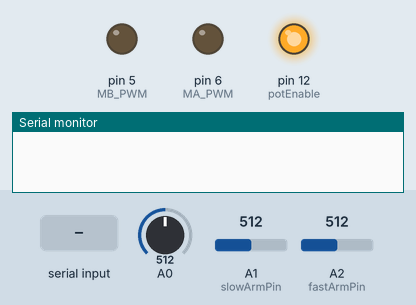
Simulated run of this sketch. Board: Arduino Uno, built with avr-gcc and run on an emulated ATmega328P. On the bench: output pins drawn as LEDs (lit = HIGH), the last lines printed to the serial monitor. The inputs (shaded band) are chosen by the test bench; at power-on: A0 = 512, A1 (slowArmPin) = 512, A2 (fastArmPin) = 512.

Above: at 1.2 s.
1.3 s: "1" received over Serial
At 1.4 s:
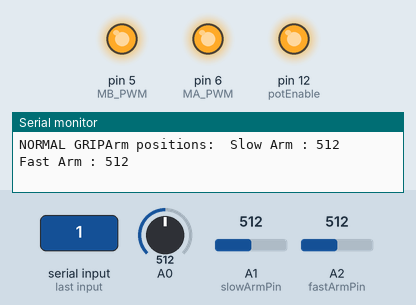
3.0 s: byte 55 (openGripper) received over Serial
At 3.4 s:
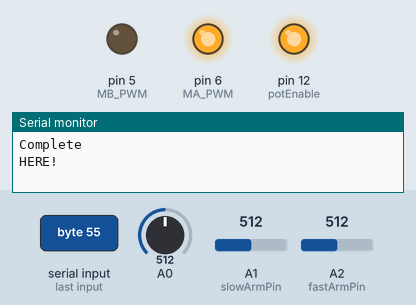
5.0 s: byte 57 (fastArmOnlyGrip) received over Serial
At 6.3 s:
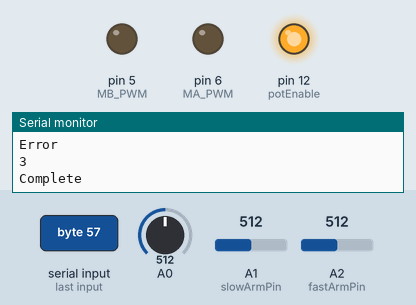
6.6 s: byte 51 (hardGrip) received over Serial
At 6.7 s:
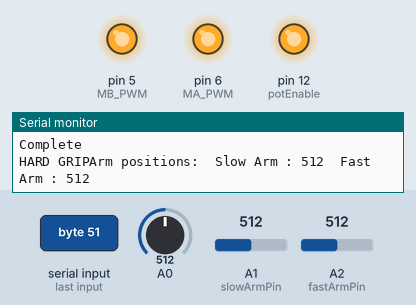
8.1 s: byte 52 (openMM) received over Serial
At 8.8 s:
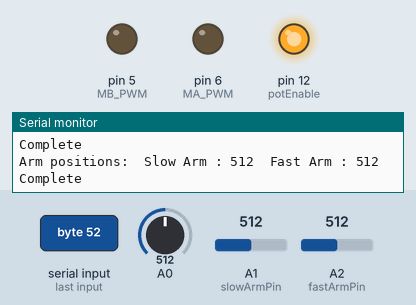
9.8 s: "0" received over Serial
At 10.2 s:
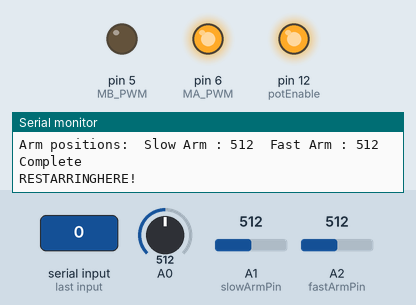
Timing chart, 0 to 12.3 s (numbered marks = the images above; inputs shaded):
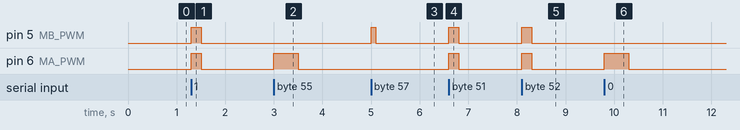

Measured:
- after the input at 1.3 s, pin 5 (MB_PWM), pin 6 (MA_PWM): LOW → HIGH at once, → LOW 0.20 s later
- after the input at 3.0 s, pin 6 (MA_PWM): LOW → HIGH at once, → LOW 0.50 s later
- after the input at 5.0 s, pin 5 (MB_PWM): LOW → HIGH at once, → LOW 0.10 s later
- after the input at 6.6 s, pin 5 (MB_PWM), pin 6 (MA_PWM): LOW → HIGH at once, → LOW 0.20 s later
- after the input at 8.1 s, pin 5 (MB_PWM), pin 6 (MA_PWM): LOW → HIGH at once, → LOW 0.20 s later
- after the input at 9.8 s, pin 6 (MA_PWM): LOW → HIGH at once, → LOW 0.50 s later

The sketch:

Gripper_2_handler.ino
```cpp
#define MA_1 10
#define MA_2 9
#define MA_PWM 6
#define MB_1 8
#define MB_2 7
#define MB_PWM 5

#define OPEN 0
#define CLOSE 1
#define STOP 2

#define fastArm false
#define slowArm true

#define potEnable 12
#define slowArmPin A1
#define fastArmPin A2

#define fastArmLimit 180
#define slowArmLimit 880
#define closingLimit 165 //165

#define potTolerance 13

bool fastArmStatus = false;
bool slowArmStatus = false;

#define ARMS_TOGETHER 3

/*
------------- Gripper manipulation cases --------------
*/

#define restart '0'
#define normalGrip '1'
#define mediumGrip '2'
#define hardGrip '3'
#define openMM '4'
#define closeMM '5'
#define gripInCentre '6'
#define openGripper '7'
#define lightGrip '8'
#define fastArmOnlyGrip '9'


bool debug = false;

void setup() {
  // put your setup code here, to run once:
  Serial.begin(115200);

  // Set pinmodes
  pinMode(potEnable, OUTPUT);

  //enable readout from potentiometer
  digitalWrite(potEnable, HIGH);

  // if debug mode or not
  debug = false;
}

void loop() {
  // begin main loop
  while(true) {
    //printArmPos();

    char readIn = Serial.read();

    if(readIn == restart) {
      Serial.print("RESTARRING");
      initArms();
    }
    else if(readIn == normalGrip) {
      Serial.print("NORMAL GRIP");
      gripObjects(2, 70);
    }
    else if(readIn == mediumGrip) {
      Serial.print("MEDIUM GRIP");
      gripObjects(2, 97);
    }
    else if(readIn == hardGrip) {
      Serial.print("HARD GRIP");
      gripObjects(2, 120);
    }
    else if(readIn == openMM) {

      gripObjects(2, 85);
    }
    else if(readIn == closeMM) {

    }
    else if(readIn == gripInCentre) {

    }
    else if(readIn == openGripper) {
      both_arms_to_base();
    }
    else if(readIn == lightGrip) {

    }
    else if(readIn == fastArmOnlyGrip) {
      gripObjects(0, 0);
    }

  }

}

void gripObjects(int mode, int currentThreshold) {
  long timer;
  switch(mode) {
    case 0:
      if(debug) { Serial.print("Gripping Objects, Fast Arm: "); Serial.println(mode); }

      moveArm(fastArm, CLOSE, 100);
      delay(100);
      timer = millis();
      while((readCurrent() > 20 || readCurrent() < 5) && errorCheck() == 0 && millis() - timer < 100) {}

      while(true) {
        if(readCurrent() > 55) {
          // Current detected
          Serial.println("Complete");
          break;
        }

        if(errorCheck() != 0) {
          Serial.println("Error Detected");
          break;
        }
      }

      moveArm(fastArm, STOP, 0);

      break;
    case 1:

      break;
    case 2:
      if(debug) { Serial.print("Gripping Objects, Both Arms: "); Serial.println(mode);}

      moveArm(fastArm, CLOSE, 100);
      moveArm(slowArm, CLOSE, 100);
      delay(200);
      timer = millis();
      while((readCurrent() > 50 || readCurrent() < 5) && errorCheck() == 0 && millis() - timer < 250) {}

      while(true) {

        if(debug) { Serial.println(readCurrent()); }
        printArmPos();

        if(readCurrent() > currentThreshold) {
          Serial.println("Complete");
          break;
        }

        if(errorCheck() != 0) {
          Serial.println("Error");
          Serial.println(errorCheck());
          break;
        }
      }

      moveArm(fastArm, STOP, 0);
      moveArm(slowArm, STOP, 0);
      break;
    case 3:
    // move to certain position

      break;

    default:
      Serial.println("No gripping style specifified");
      break;
  }

}

void initArms() {
  if(debug) { Serial.println("Initiating Arms"); }

  both_arms_to_base();


// UNNEEDED MOVEMENTS
/*
  if(errorCheck() == 0) {
      Serial.println("Assuming both arms at base!");
      moveArm(slowArm, CLOSE, 100);
      moveArm(fastArm, CLOSE, 100);
      delay(500);

      moveArm(slowArm, OPEN, 100);
      moveArm(fastArm, OPEN, 100);

      while(fastArmStatus == true || slowArmStatus == true) {
        if(armPos_raw(fastArm) < fastArmLimit) {
          moveArm(fastArm, STOP, 0);
        }

        if(armPos_raw(slowArm) > slowArmLimit) {
          moveArm(slowArm, STOP, 0);
        }
      }
  }
  */

  if(debug) {
    Serial.print("Error Code:  "); Serial.println(errorCheck());
    Serial.print("Fast arm:  "); Serial.println(armPos_raw(fastArm));
    Serial.print("Slow arm:  "); Serial.println(armPos_raw(slowArm));
    Serial.println("Initiation Complete\n\n");
  }
}

float readCurrent() {
  return analogRead(A0);
}

int currpos(bool whichArm) {
  return (int)armPos_raw(whichArm) * (100/1024);
}

void arm_to_base(bool whichArm) {

  moveArm(whichArm, OPEN, 100);

  if(whichArm == fastArm) {
    while(armPos_raw(whichArm) > fastArmLimit + potTolerance) {}
  }
  else {
    while(armPos_raw(whichArm) < slowArmLimit - potTolerance) {}
  }
  moveArm(whichArm, STOP, 0);
}

void both_arms_to_base() {

  if(errorCheck_Harsh() == ARMS_TOGETHER) {

    bool whichArm;
    if(abs(armPos_raw(slowArm) - slowArmLimit) > abs(armPos_raw(fastArm) - fastArmLimit)) {
      whichArm = slowArm;
    }
    else {
      whichArm = fastArm;
    }

    moveArm(whichArm, OPEN, 100);
    Serial.println("HERE!");
    delay(500);
  }

  moveArm(slowArm, OPEN, 100);
  moveArm(fastArm, OPEN, 100);

  while(fastArmStatus == true || slowArmStatus == true) {

    if(armPos_raw(fastArm) < fastArmLimit + potTolerance) {
      moveArm(fastArm, STOP, 0);
    }

    if(armPos_raw(slowArm) > slowArmLimit - potTolerance) {
      moveArm(slowArm, STOP, 0);
    }

    if(errorCheck() != 0) {
      moveArm(fastArm, STOP, 0);
      moveArm(slowArm, STOP, 0);

      if(debug) {
        Serial.print("ERROR OCCURED CHECK SYSTEM!!    Error: ");
        Serial.println(errorCheck());
      }
      else {
        Serial.println("Error");
        Serial.println(errorCheck());
      }
    }
  }

  if(errorCheck() == 0) {
    Serial.println("Both arms back to base");
    Serial.println("Complete");
  }

}

void printArmPos() {
  Serial.print("Arm positions:  Slow Arm : "); Serial.print(armPos_raw(slowArm)); Serial.print("  Fast Arm : "); Serial.println(armPos_raw(fastArm));
}

int armPos_raw(bool whichArm){
  if(whichArm == slowArm) {
    return analogRead(slowArmPin);
  }
  else {
    return analogRead(fastArmPin);
  }
}

int errorCheck() {
  int error = 0;

  // IF ARM IS BEYOND THEIR LIMITS
  if(armPos_raw(fastArm) < fastArmLimit - potTolerance) {
     error = 1;
  }

  if(armPos_raw(slowArm) > slowArmLimit + potTolerance) {
    error = 2;
  }

  // IF ARMS ARE COLLIDING TO EACH OTHER
  if(armPos_raw(slowArm) - armPos_raw(fastArm) < closingLimit) {
    error = 3;
  }

  return error;
}

int errorCheck_Harsh() {
  int error = 0;

  // IF ARM IS BEYOND THEIR LIMITS
  if(armPos_raw(fastArm) < fastArmLimit - potTolerance*2) {
     error = 1;
  }

  if(armPos_raw(slowArm) > slowArmLimit + potTolerance*2) {
    error = 2;
  }

  // IF ARMS ARE COLLIDING TO EACH OTHER
  if(armPos_raw(slowArm) - armPos_raw(fastArm) < closingLimit + 50) {
    error = 3;
  }

  return error;
}

int currentSense() {
  return 0;
}


void moveArm(bool whichArm, int dir, float percentage_power) {

    int power = (int)percentage_power*255/100;

    if(whichArm == slowArm) {
          if(dir == STOP) {
            digitalWrite(MA_1, LOW); digitalWrite(MA_2, LOW); analogWrite(MA_PWM, 0);
            slowArmStatus = false;
          }
          else{
            if(dir==OPEN){
              digitalWrite(MA_1, HIGH); digitalWrite(MA_2, LOW); analogWrite(MA_PWM, power);
            }
            else{
              digitalWrite(MA_1, LOW); digitalWrite(MA_2, HIGH); analogWrite(MA_PWM, power);
            }
            slowArmStatus = true;

          }
    }
    else {
          if(dir == STOP) {
            digitalWrite(MB_1, LOW); digitalWrite(MB_2, LOW); analogWrite(MB_PWM, 0);
            fastArmStatus = false;
          }
          else{
            if(dir==CLOSE){
              digitalWrite(MB_1, HIGH); digitalWrite(MB_2, LOW); analogWrite(MB_PWM, power);
            }
            else{
              digitalWrite(MB_1, LOW); digitalWrite(MB_2, HIGH); analogWrite(MB_PWM, power);
            }
            fastArmStatus = true;
          }
    }

    //Serial.print(fastArmStatus); Serial.println(slowArmStatus);
}
```
